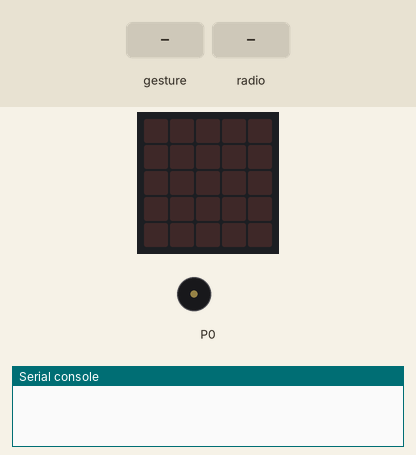
Bench run of a program on a simulated BBC micro:bit (MakeCode). On the bench: the board's 5×5 LED display, buzzer (waves = sounding), the last lines printed to the serial console. The test bench sets the inputs (shaded band). Random numbers come from a fixed seed; no radio messages arrive unless stated (any console line starting 'radio sent:' is added by the test bench); a tilt is held for 1.5 s and a shake lasts 1 s, then the board lies face up again.

Above: at 1.2 s.
1.3 s: gesture 'shake'
At 2.3 s:
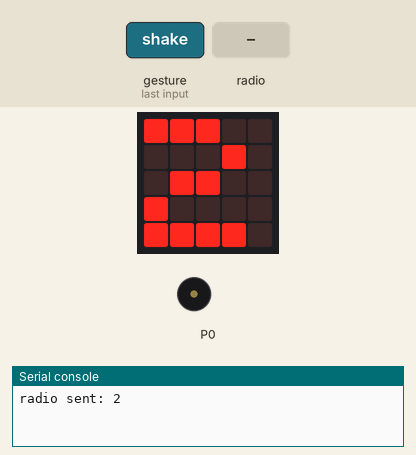
3.0 s: radio message "1" arrives
At 3.4 s:
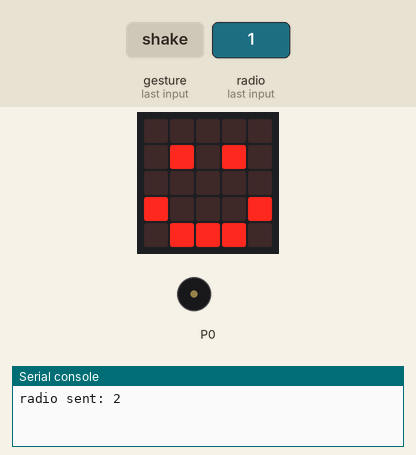
6.0 s: radio message "5" arrives
At 8.4 s:
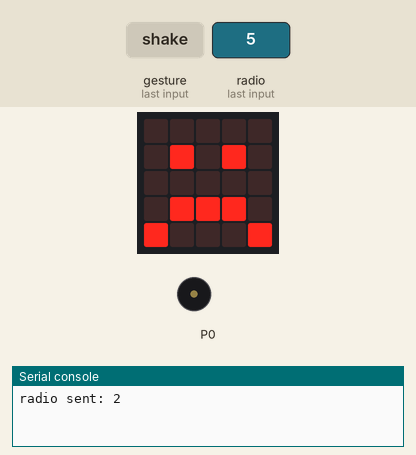
9.0 s: radio message "0" arrives
At 10.0 s:
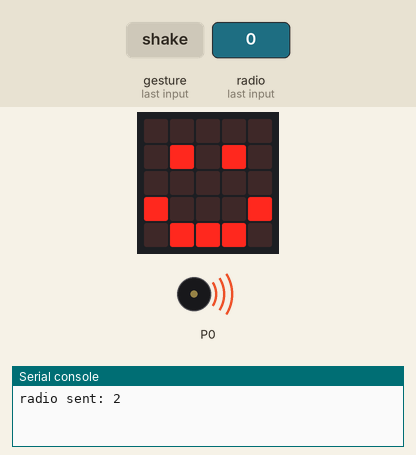
12.0 s: gesture 'shake'
At 13.0 s:
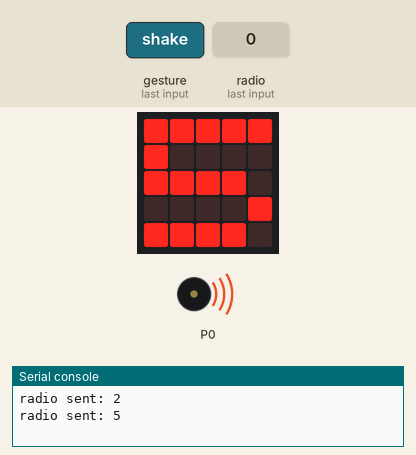
15.0 s: radio message "5" arrives
At 16.2 s:
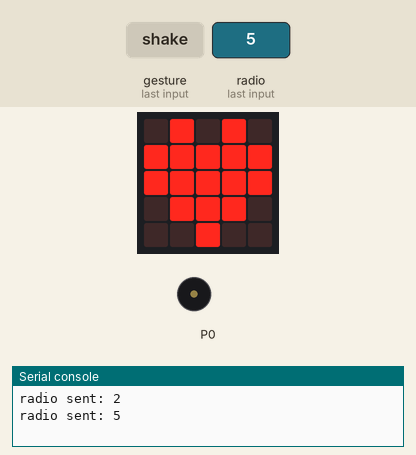
Timing chart, 0 to 17.5 s (numbered marks = the images above; inputs shaded):
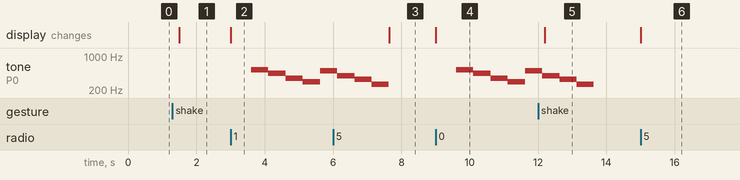

Measured:
- after the input at 1.3 s, the display: changes after 0.20 s (image 1)
- after the input at 3.0 s, tone on P0: plays 523 Hz for 0.51 s, 440 Hz for 0.51 s, 349 Hz for 0.51 s, 294 Hz for 0.51 s, 494 Hz for 0.38 s, starting after 0.60 s; the display: changes at once (image 2)
- after the input at 6.0 s, the display: changes after 1.6 s (image 3)
- after the input at 9.0 s, tone on P0: plays 523 Hz for 0.51 s, 440 Hz for 0.51 s, 349 Hz for 0.51 s, 294 Hz for 0.51 s, 494 Hz for 0.38 s, starting after 0.60 s; the display: changes at once (image 4)
- after the input at 12.0 s, the display: changes after 0.20 s (image 5)
- after the input at 15.0 s, the display: changes at once (image 6)

The program:

main.ts
```typescript
radio.onReceivedNumber(function (receivedNumber) {
    if (receivedNumber > dice) {
        basic.showIcon(IconNames.Sad)
    }
    if (receivedNumber < dice) {
        basic.showIcon(IconNames.Happy)
        music.playMelody("C5 A F D B G E C ", 120)
    }
    if (receivedNumber == dice) {
        basic.showIcon(IconNames.Heart)
    }
})
input.onGesture(Gesture.Shake, function () {
    dice = randint(1, 6)
    basic.showNumber(dice)
    radio.sendNumber(dice)
})
let dice = 0
radio.setGroup(12)
```

test.ts
```typescript
// 在這裡測試；當此封包作為擴充功能時，將不會編譯此內容。
```
